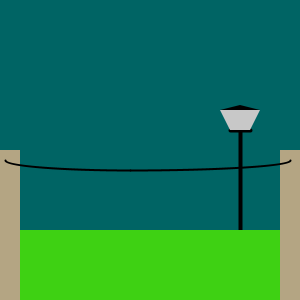
Frame 1 (no input)
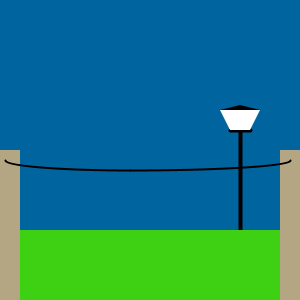
Frame 60 (the mouse pressed at the canvas centre just before this capture)
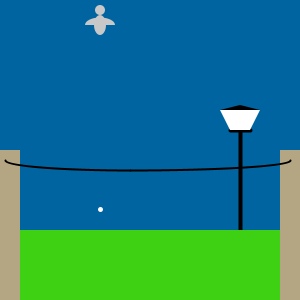
Frame 120 (the mouse held since frame 60 and released just before this capture)

The Processing sketch that drew these frames (run headless with seeded random() and noise(); from frame 60 on, the mouse is pressed at the canvas centre):

// Processing sketch: processing_36339
// ── processing_36339.pde

void setup() {
  size(300, 300);
  smooth();
}

int bird=30; //integer that controls the width of the bird
int feather=0; //integer that controls color of the bird's featers
int wire=0; //integer that controls the color of the wire
int positionY=135;//integer that controls the position of the bird on the Y-axis
int poo=20; //integer that controls the position of the poo
int light=200; //controls the color of the street lamp
int x=100; //controls the blue quality of the background


void draw() {
  colorMode(RGB);
  background(0, 100, x);

  stroke(0);
  strokeWeight(4);
  line(240, 130, 240, height);//pole of the street lamp
  line(240, 130, 250, 130); //right side of base a top the pole of the street lamp
  line(240, 130, 230, 130); //left side " "
  
  noStroke();
  fill(62,209,19);
  rect(0,230,width,height);

 
  fill(light);
  noStroke();
  quad(230, 130, 220, 110, 260, 110, 250, 130); //street lamp bulb
  fill(0);
  triangle(220, 110, 260, 110, 240, 105); //treet lamp topper

  if (mouseX < 150) { //true
    x++; //then the will change the the amount of blue in the background
    light=255; // then this will change the street lamp from grey to white 
  }

  noStroke();//telephone poles
  fill(180, 165, 131);
  rect(0, 150, 20, 150); //left telephone pole
  rect(280, 150, 20, 150);  //right telephone pole

  noFill();//telephone wire
  stroke(wire);
  strokeWeight(2);
  arc(130, 160, 320, 20, 0, PI/2); //the arc starts 20 pixels down from 130 then extends 320 pixels
  arc(130, 160, 250, 20, PI/2, PI); //the arc starts 20 pixels down from 130 then extends 250 pixels

  fill(feather);
  noStroke();
  ellipseMode(CENTER);
  ellipse(100, mouseX-140, 10, 10); //the mouse-140 stops the bird from going below the wire on the X-axis
  ellipse(100, mouseX-positionY, bird, 20);//the mouse-positionY " "

  if (mousePressed) { //then...
    bird=12; //the width of the bird's body will decrease
    positionY=125;//the birds body on the X-axis will stay with the head and still stop on the wire after the mouse is released
    feather=200; // the birds feathers will turn grey
    fill(200); //the birds wings will open and fly away
    arc(100, mouseX-positionY, 30, 15, PI, TWO_PI-PI/2);//dimensions of the left wing (starts at 30 pixels below 100 & extends 15 pixels)
    arc(100, mouseX-positionY, 30, 15, TWO_PI-PI/2, TWO_PI);//dimensions of the right wing(" ")
    stroke(255);
    strokeWeight(5);
    point(100, poo+130); //while the bird flies away, the bird will poo
    poo++; //this will cause the poo descend to the bottom of the screen
  }
}
